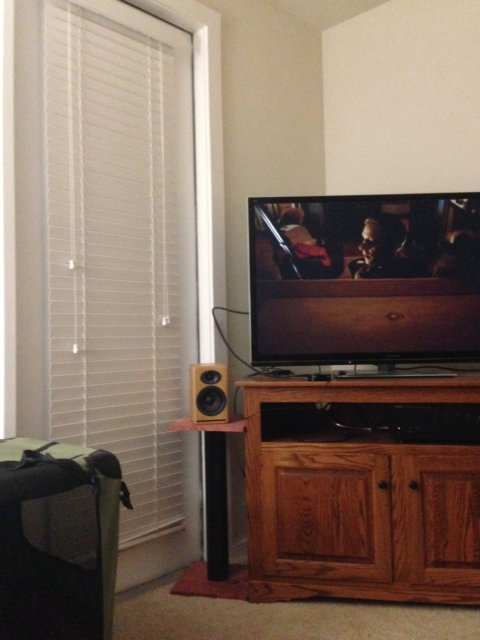
#> input picture room1.jpg, 480 x 640 px
$ jupyter execute 'Panorama Stitching.ipynb'   (shell and % lines are left out)
#> lines starting #> are read from the running program, lines starting #| are printed output that depends on the picture; after the words box and inside, x2 and y2 are one past the last pixel; in counts of white or black regions, pixels touching at a corner belong together
[cell 1]
import cv2
import numpy as np
import imutils
import matplotlib.pyplot as plt
from google.colab import files

[cell 2]
uploaded = files.upload()
#> the answer given: room1.jpg
training_image=cv2.imread('room1.jpg')
#> training_image is the input picture: shape (640, 480, 3); mean B, G, R 95.3, 108.5, 127.8
plt.imshow(training_image)

[cell 3]
uploaded = files.upload()
#> the answer given: room2.jpg
test_image=cv2.imread('room2.jpg')
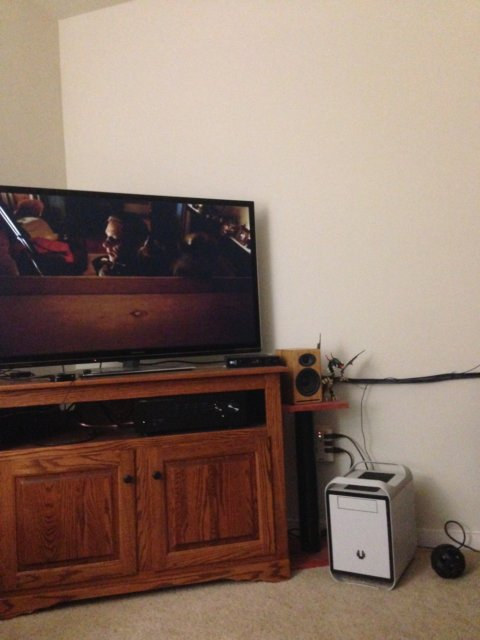
#> input picture room2.jpg, 480 x 640 px
#> test_image is the input picture: shape (640, 480, 3); mean B, G, R 105.4, 117.7, 139.1
plt.imshow(test_image)

[cell 4]
def image_stitch(imageB,imageA, lowe_ratio=0.75, max_Threshold=4.0,match_status=False):

        (KeypointA, features_A) = Detect_Feature_And_KeyPoints(imageA)
        (KeypointB, features_B) = Detect_Feature_And_KeyPoints(imageB)

        Values = matchKeypoints(KeypointA, KeypointB,features_A, features_B, lowe_ratio, max_Threshold)

        if Values is None:
            return None

        (matches, Homography, status) = Values
        result = getwarp_perspective(imageA,imageB,Homography)
        result[0:imageB.shape[0], 0:imageB.shape[1]] = imageB

        if match_status:
            match = draw_Matches(imageA, imageB, KeypointA, KeypointB, matches,status)

            return (result, match)
        return result

[cell 5]
def getwarp_perspective(imageA,imageB,Homography):
        val = imageA.shape[1] + imageB.shape[1]
        result = cv2.warpPerspective(imageA, Homography, (val , imageA.shape[0]))

        return result

[cell 6]
def Detect_Feature_And_KeyPoints(image):
        gray = cv2.cvtColor(image, cv2.COLOR_BGR2GRAY)

        descriptors = cv2.xfeatures2d.SIFT_create()
        (Keypoints, features) = descriptors.detectAndCompute(image, None)

        Keypoints = np.float32([i.pt for i in Keypoints])
        return (Keypoints, features)

[cell 7]
def get_Allpossible_Match(featuresA,featuresB):

        match_instance = cv2.DescriptorMatcher_create("BruteForce")
        All_Matches = match_instance.knnMatch(featuresA, featuresB, 2)

        return All_Matches

[cell 8]
def All_validmatches(AllMatches,lowe_ratio):
        valid_matches = []

        for val in AllMatches:
            if len(val) == 2 and val[0].distance < val[1].distance * lowe_ratio:
                valid_matches.append((val[0].trainIdx, val[0].queryIdx))

        return valid_matches

[cell 9]
def Compute_Homography(pointsA,pointsB,max_Threshold):
        (H, status) = cv2.findHomography(pointsA, pointsB, cv2.RANSAC, max_Threshold)
        return (H,status)

[cell 10]
def matchKeypoints(KeypointsA, KeypointsB, featuresA, featuresB,lowe_ratio, max_Threshold):

        AllMatches = get_Allpossible_Match(featuresA,featuresB);
        valid_matches = All_validmatches(AllMatches,lowe_ratio)

        if len(valid_matches) > 4:
            pointsA = np.float32([KeypointsA[i] for (_,i) in valid_matches])
            pointsB = np.float32([KeypointsB[i] for (i,_) in valid_matches])

            (Homograpgy, status) = Compute_Homography(pointsA, pointsB, max_Threshold)

            return (valid_matches, Homograpgy, status)
        else:
            return None

[cell 11]
def get_image_dimension(image):
        (h,w) = image.shape[:2]
        return (h,w)

[cell 12]
def get_points(imageA,imageB):

        (hA, wA) = get_image_dimension(imageA)
        (hB, wB) = get_image_dimension(imageB)
        vis = np.zeros((max(hA, hB), wA + wB, 3), dtype="uint8")
        vis[0:hA, 0:wA] = imageA
        vis[0:hB, wA:] = imageB

        return vis

[cell 13]
def draw_Matches(imageA, imageB, KeypointsA, KeypointsB, matches, status):

        (hA,wA) = get_image_dimension(imageA)
        vis = get_points(imageA,imageB)

        for ((trainIdx, queryIdx), s) in zip(matches, status):
            if s == 1:
                ptA = (int(KeypointsA[queryIdx][0]), int(KeypointsA[queryIdx][1]))
                ptB = (int(KeypointsB[trainIdx][0]) + wA, int(KeypointsB[trainIdx][1]))
                cv2.line(vis, ptA, ptB, (0, 255, 0), 1)

        return vis

[cell 14]
result, matched_points = image_stitch(training_image, test_image, match_status=True)
#> in Detect_Feature_And_KeyPoints, `gray = cv2.cvtColor(image, cv2.COLOR_BGR2GRAY)`:
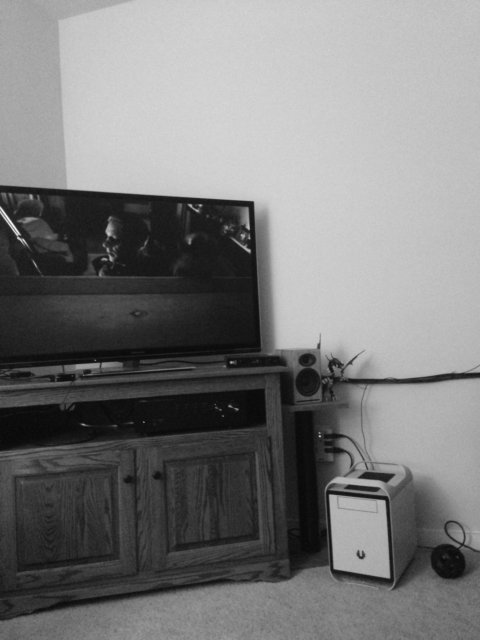
#> gray: shape (640, 480); min 4, max 251, mean 122.7
#> in Detect_Feature_And_KeyPoints, `(Keypoints, features) = descriptors.detectAndCompute(image, None)`: Keypoints = 429 keypoints; strongest (x, y, size): (17, 232, 3.8), (249, 251, 2.6), (231, 362, 1.9), (248, 227, 2.8)
#> in Detect_Feature_And_KeyPoints, `Keypoints = np.float32([i.pt for i in Keypoints])`: Keypoints = 429 pairs, first value 3.79 to 474.6, second value 139.7 to 621.7
#> in image_stitch, `(KeypointA, features_A) = Detect_Feature_And_KeyPoints(imageA)`: KeypointA has the same summary as Keypoints in Detect_Feature_And_KeyPoints
#> in Detect_Feature_And_KeyPoints (call 2), `gray = cv2.cvtColor(image, cv2.COLOR_BGR2GRAY)`:
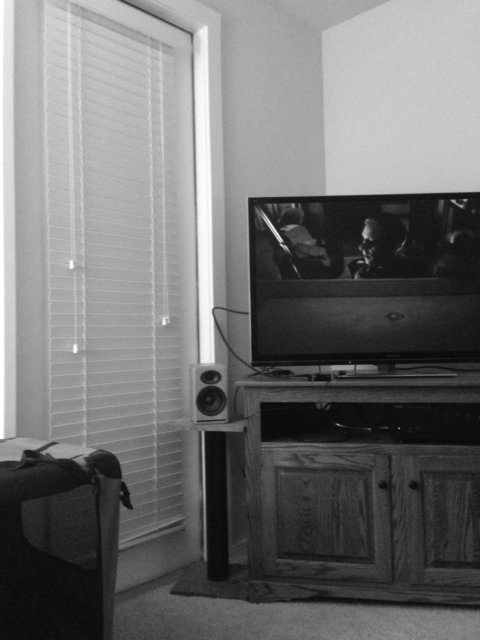
#> gray: shape (640, 480); min 2, max 255, mean 112.7
#> in Detect_Feature_And_KeyPoints (call 2), `(Keypoints, features) = descriptors.detectAndCompute(image, None)`: Keypoints = 422 keypoints; strongest (x, y, size): (279, 239, 3.7), (454, 201, 2.6), (365, 234, 5.8), (465, 200, 2.1)
#> in Detect_Feature_And_KeyPoints (call 2), `Keypoints = np.float32([i.pt for i in Keypoints])`: Keypoints = 422 pairs, first value 6.21 to 473.1, second value 5.41 to 614.6
#> in image_stitch, `(KeypointB, features_B) = Detect_Feature_And_KeyPoints(imageB)`: KeypointB has the same summary as Keypoints in Detect_Feature_And_KeyPoints
#> in get_Allpossible_Match, `All_Matches = match_instance.knnMatch(featuresA, featuresB, 2)`: All_Matches = 429 matches
#> after the loop in All_validmatches, `for val in AllMatches:`: valid_matches = 102 pairs, first value 164 to 421, second value 6 to 287
#> in matchKeypoints, `pointsA = np.float32([KeypointsA[i] for (_,i) in valid_matches])`: pointsA = 102 pairs, first value 10.07 to 313.1, second value 174.3 to 591.9
#> in matchKeypoints, `pointsB = np.float32([KeypointsB[i] for (i,_) in valid_matches])`: pointsB = 102 pairs, first value 203.9 to 473.1, second value 178.5 to 614.2
#> in Compute_Homography, `(H, status) = cv2.findHomography(pointsA, pointsB, cv2.RANSAC, max_Thr..`: H = [[0.616, -0.0152, 268.5], [-0.238, 0.908, 28.4], [-0.000801, -1.52e-05, 1]]; status = 102 values, max 1 at index 0, min 0 at index 21, mean 0.843
#> in matchKeypoints, `(Homograpgy, status) = Compute_Homography(pointsA, pointsB, max_Thresh..`: Homograpgy has the same summary as H in Compute_Homography
#> in image_stitch, `(matches, Homography, status) = Values`: matches has the same summary as valid_matches in All_validmatches; Homography has the same summary as H in Compute_Homography
#> in getwarp_perspective, `result = cv2.warpPerspective(imageA, Homography, (val , imageA.shape[0..`:
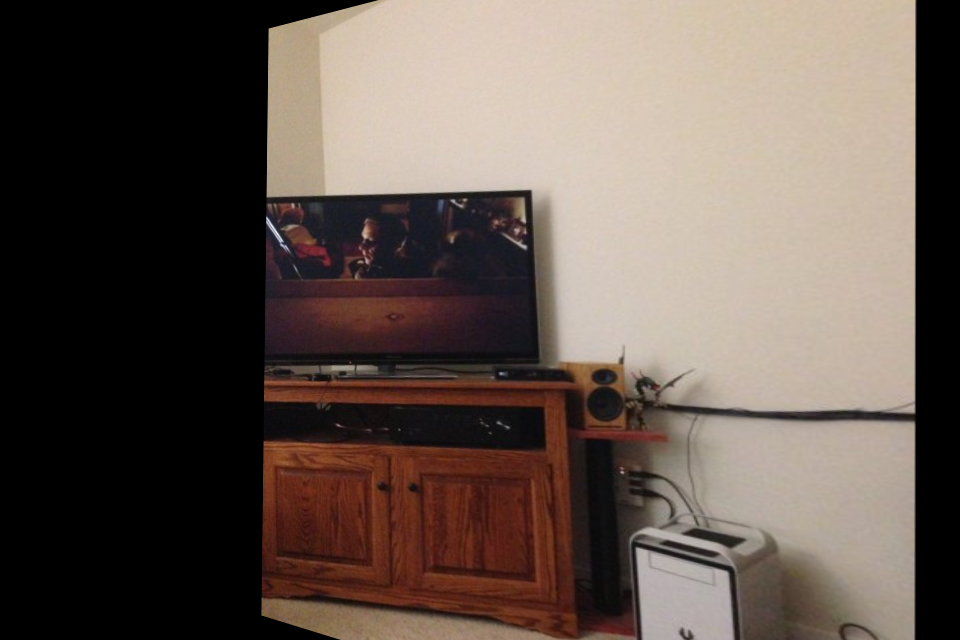
#> result: shape (640, 960, 3); mean B, G, R 78.3, 86.2, 99.4
#> in image_stitch, `result[0:imageB.shape[0], 0:imageB.shape[1]] = imageB`:
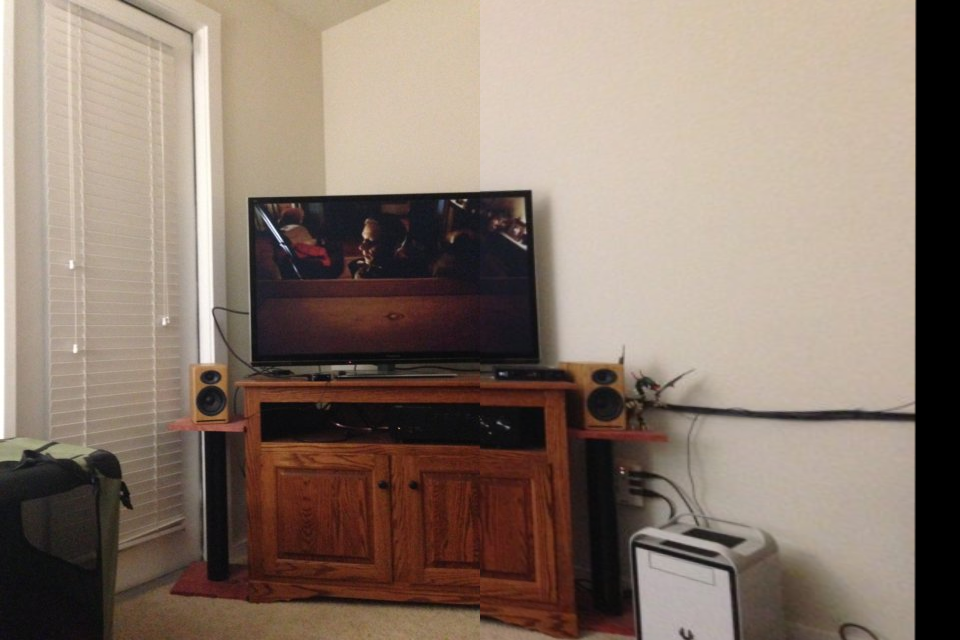
#> result: shape (640, 960, 3); mean B, G, R 109.5, 121.8, 138.8
#> in draw_Matches, `(hA,wA) = get_image_dimension(imageA)`: hA = 640; wA = 480
#> in get_points, `(hA, wA) = get_image_dimension(imageA)`: hA = 640; wA = 480
#> in get_points, `(hB, wB) = get_image_dimension(imageB)`: hB = 640; wB = 480
#> in get_points, `vis[0:hA, 0:wA] = imageA`:
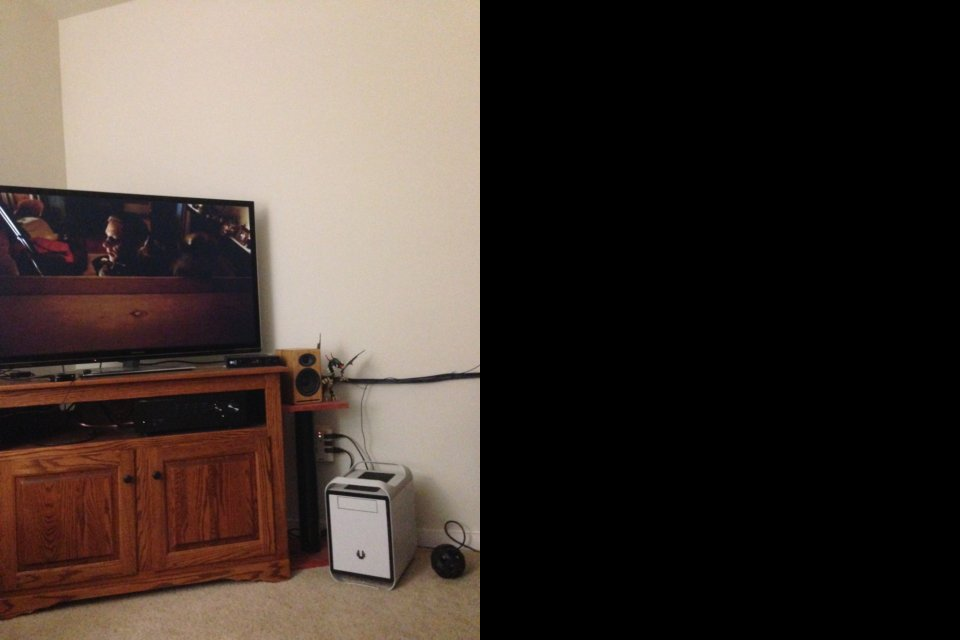
#> vis: shape (640, 960, 3); mean B, G, R 52.7, 58.8, 69.6
#> in get_points, `vis[0:hB, wA:] = imageB`:
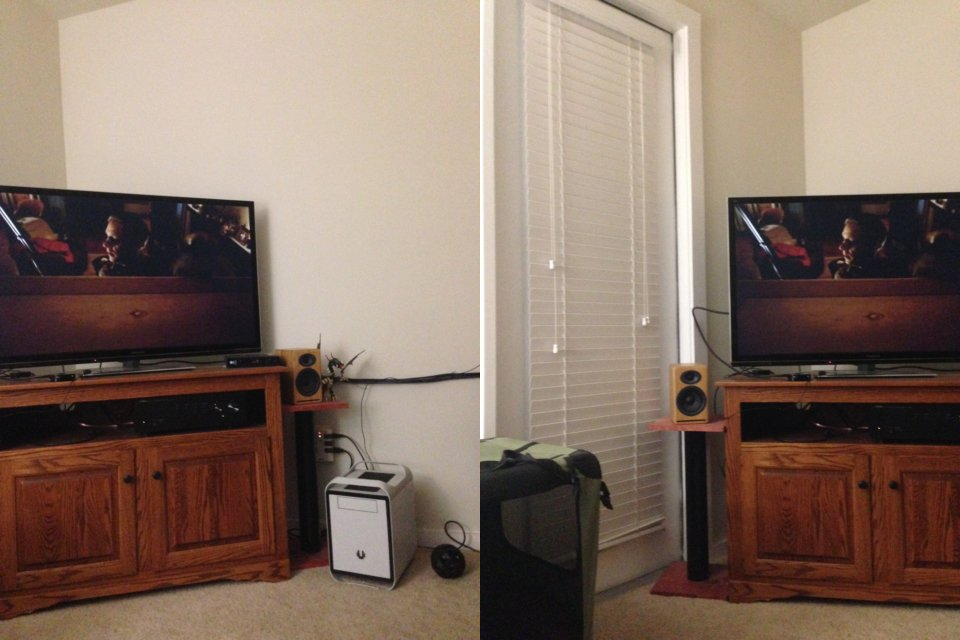
#> vis: shape (640, 960, 3); mean B, G, R 100.4, 113.1, 133.4
#> the loop in draw_Matches, `for ((trainIdx, queryIdx), s) in zip(matches, status):` made 102 passes
#> (trainIdx, queryIdx, s, ptA, ptB) on passes 1 to 12: (255, 6, [1], (10, 194), (755, 204)), (258, 11, [1], (14, 211), (758, 220)), (257, 13, [1], (15, 477), (757, 468)), (259, 17, [1], (16, 232), (759, 238)), (263, 22, [1], (19, 195), (762, 205)), (264, 25, [1], (19, 202), (762, 211)), (265, 27, [1], (20, 223), (763, 231)), (267, 30, [1], (22, 240), (764, 247)), (270, 33, [1], (23, 233), (766, 240)), (272, 36, [1], (26, 209), (769, 218)), (269, 37, [1], (26, 471), (766, 463)), (268, 38, [1], (26, 476), (766, 468))
#> (ptA, ptB) on passes 61 to 66: ((105, 365), (840, 367)), ((107, 257), (843, 259)), ((109, 230), (845, 233)), ((109, 217), (846, 220)), ((110, 237), (847, 240)), ((110, 258), (846, 261))
#> after the loop in draw_Matches, `for ((trainIdx, queryIdx), s) in zip(matches, status):`:
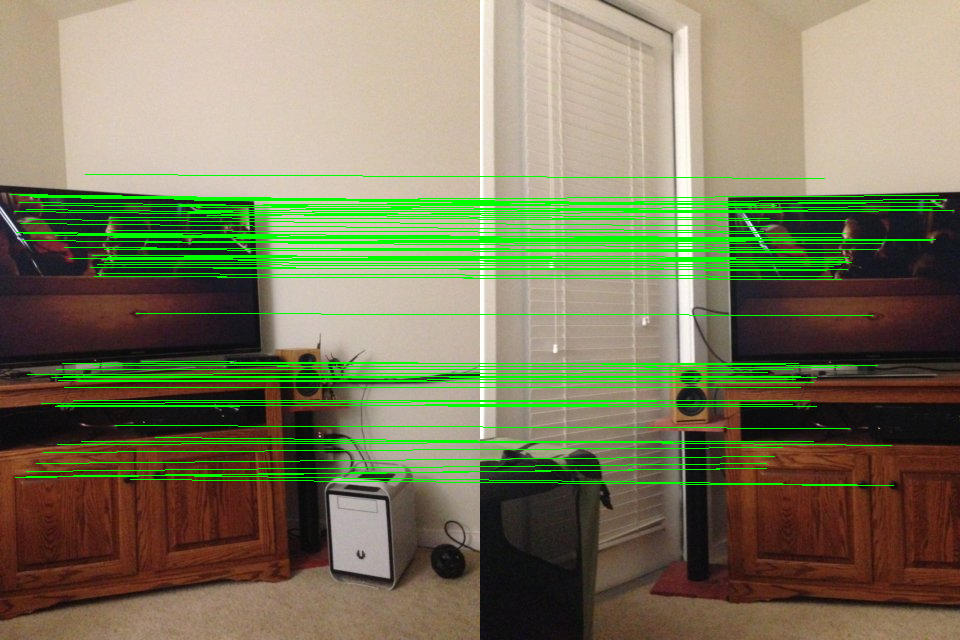
#> vis: shape (640, 960, 3); 7.39% of pixels changed, all inside (x1, y1, x2, y2) = (10, 174, 954, 486)
